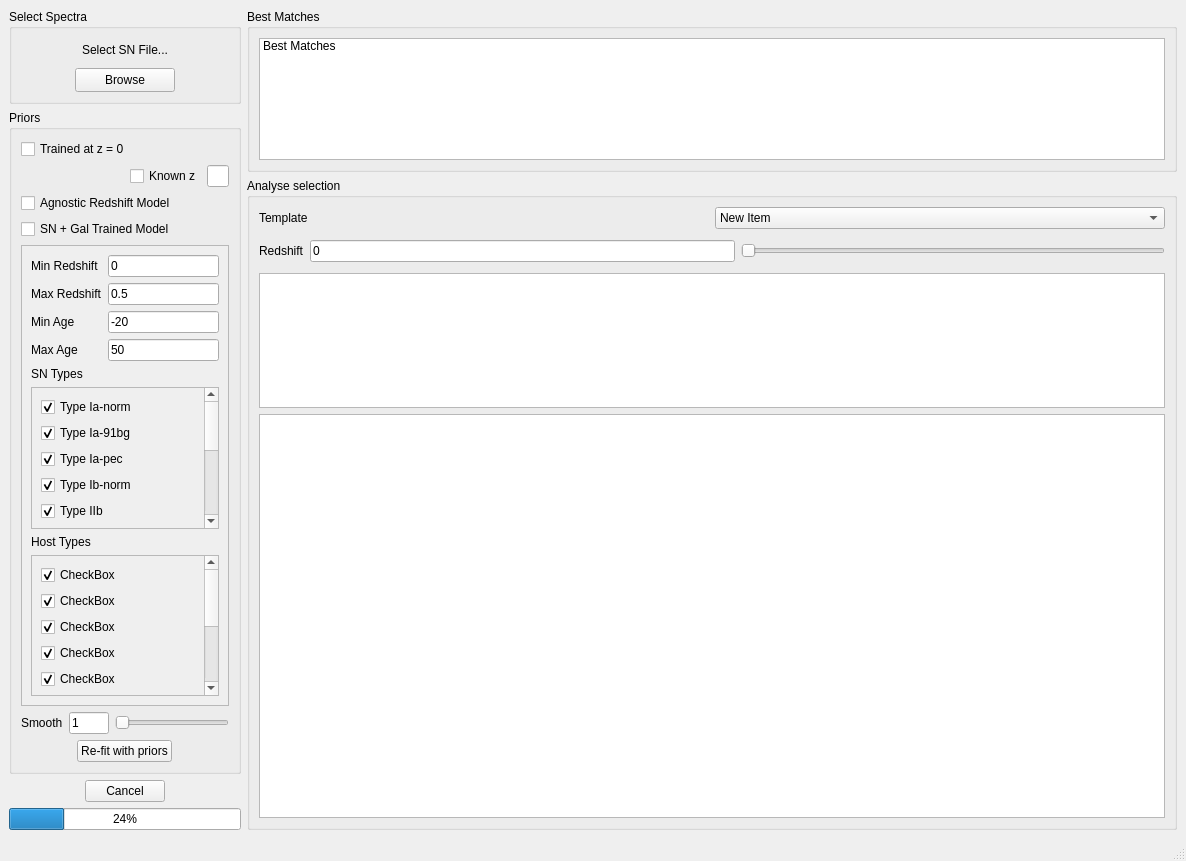
<?xml version="1.0" encoding="UTF-8"?>
<ui version="4.0">
 <class>MainWindow</class>
 <widget class="QMainWindow" name="MainWindow">
  <property name="geometry">
   <rect>
    <x>0</x>
    <y>0</y>
    <width>1186</width>
    <height>861</height>
   </rect>
  </property>
  <property name="windowTitle">
   <string>MainWindow</string>
  </property>
  <widget class="QWidget" name="centralwidget">
   <layout class="QHBoxLayout" name="horizontalLayout_3" stretch="2,8">
    <item>
     <layout class="QVBoxLayout" name="verticalLayout" stretch="1,7,0,0">
      <property name="sizeConstraint">
       <enum>QLayout::SetMaximumSize</enum>
      </property>
      <property name="bottomMargin">
       <number>0</number>
      </property>
      <item>
       <widget class="QGroupBox" name="groupBox_2">
        <property name="title">
         <string>Select Spectra</string>
        </property>
        <layout class="QVBoxLayout" name="verticalLayout_7">
         <item alignment="Qt::AlignHCenter|Qt::AlignVCenter">
          <widget class="QLabel" name="lblInputFilename">
           <property name="maximumSize">
            <size>
             <width>200</width>
             <height>16777215</height>
            </size>
           </property>
           <property name="text">
            <string>Select SN File...</string>
           </property>
          </widget>
         </item>
         <item alignment="Qt::AlignHCenter">
          <widget class="QPushButton" name="btnBrowse">
           <property name="minimumSize">
            <size>
             <width>100</width>
             <height>0</height>
            </size>
           </property>
           <property name="maximumSize">
            <size>
             <width>100</width>
             <height>50</height>
            </size>
           </property>
           <property name="text">
            <string>Browse</string>
           </property>
          </widget>
         </item>
        </layout>
       </widget>
      </item>
      <item>
       <widget class="QGroupBox" name="groupBox">
        <property name="title">
         <string>Priors</string>
        </property>
        <layout class="QVBoxLayout" name="verticalLayout_6">
         <item>
          <widget class="QCheckBox" name="checkBoxZeroZTrained">
           <property name="text">
            <string>Trained at z = 0</string>
           </property>
           <property name="checked">
            <bool>false</bool>
           </property>
          </widget>
         </item>
         <item>
          <layout class="QHBoxLayout" name="horizontalLayout" stretch="0,0,0">
           <property name="bottomMargin">
            <number>0</number>
           </property>
           <item>
            <spacer name="horizontalSpacer">
             <property name="orientation">
              <enum>Qt::Horizontal</enum>
             </property>
             <property name="sizeHint" stdset="0">
              <size>
               <width>1000</width>
               <height>20</height>
              </size>
             </property>
            </spacer>
           </item>
           <item>
            <widget class="QCheckBox" name="checkBoxKnownZ">
             <property name="text">
              <string>Known z</string>
             </property>
            </widget>
           </item>
           <item>
            <widget class="QLineEdit" name="lineEditKnownZ"/>
           </item>
          </layout>
         </item>
         <item>
          <layout class="QHBoxLayout" name="horizontalLayout_2" stretch="0">
           <property name="topMargin">
            <number>0</number>
           </property>
           <item>
            <widget class="QCheckBox" name="checkBoxAgnosticZTrained">
             <property name="text">
              <string>Agnostic Redshift Model</string>
             </property>
             <property name="checkable">
              <bool>true</bool>
             </property>
             <property name="tristate">
              <bool>false</bool>
             </property>
            </widget>
           </item>
          </layout>
         </item>
         <item>
          <widget class="QCheckBox" name="checkBoxGalTrained">
           <property name="text">
            <string>SN + Gal Trained Model</string>
           </property>
          </widget>
         </item>
         <item>
          <widget class="QScrollArea" name="scrollArea_3">
           <property name="widgetResizable">
            <bool>true</bool>
           </property>
           <widget class="QWidget" name="scrollAreaWidgetContents_9">
            <property name="geometry">
             <rect>
              <x>0</x>
              <y>0</y>
              <width>202</width>
              <height>404</height>
             </rect>
            </property>
            <layout class="QVBoxLayout" name="verticalLayout_5">
             <item>
              <layout class="QGridLayout" name="gridLayout_3">
               <item row="3" column="1">
                <widget class="QLineEdit" name="lineEdit_5">
                 <property name="text">
                  <string>50</string>
                 </property>
                </widget>
               </item>
               <item row="3" column="0">
                <widget class="QLabel" name="label_6">
                 <property name="text">
                  <string>Max Age</string>
                 </property>
                </widget>
               </item>
               <item row="2" column="0">
                <widget class="QLabel" name="label_5">
                 <property name="text">
                  <string>Min Age</string>
                 </property>
                </widget>
               </item>
               <item row="1" column="0">
                <widget class="QLabel" name="label_2">
                 <property name="text">
                  <string>Max Redshift</string>
                 </property>
                </widget>
               </item>
               <item row="2" column="1">
                <widget class="QLineEdit" name="lineEdit_4">
                 <property name="text">
                  <string>-20</string>
                 </property>
                </widget>
               </item>
               <item row="1" column="1">
                <widget class="QLineEdit" name="lineEditMaxZ">
                 <property name="text">
                  <string>0.5</string>
                 </property>
                </widget>
               </item>
               <item row="0" column="0">
                <widget class="QLabel" name="label">
                 <property name="text">
                  <string>Min Redshift</string>
                 </property>
                </widget>
               </item>
               <item row="0" column="1">
                <widget class="QLineEdit" name="lineEditMinZ">
                 <property name="text">
                  <string>0</string>
                 </property>
                </widget>
               </item>
              </layout>
             </item>
             <item>
              <layout class="QVBoxLayout" name="verticalLayout_10" stretch="0,1,0,1">
               <item>
                <widget class="QLabel" name="label_7">
                 <property name="text">
                  <string>SN Types</string>
                 </property>
                </widget>
               </item>
               <item>
                <widget class="QScrollArea" name="scrollArea">
                 <property name="widgetResizable">
                  <bool>true</bool>
                 </property>
                 <widget class="QWidget" name="scrollAreaWidgetContents_6">
                  <property name="geometry">
                   <rect>
                    <x>0</x>
                    <y>0</y>
                    <width>164</width>
                    <height>348</height>
                   </rect>
                  </property>
                  <layout class="QVBoxLayout" name="verticalLayout_3">
                   <item>
                    <widget class="QCheckBox" name="checkBox_2">
                     <property name="text">
                      <string>Type Ia-norm</string>
                     </property>
                     <property name="checked">
                      <bool>true</bool>
                     </property>
                    </widget>
                   </item>
                   <item>
                    <widget class="QCheckBox" name="checkBox">
                     <property name="text">
                      <string>Type Ia-91bg</string>
                     </property>
                     <property name="checked">
                      <bool>true</bool>
                     </property>
                    </widget>
                   </item>
                   <item>
                    <widget class="QCheckBox" name="checkBox_9">
                     <property name="text">
                      <string>Type Ia-pec</string>
                     </property>
                     <property name="checked">
                      <bool>true</bool>
                     </property>
                    </widget>
                   </item>
                   <item>
                    <widget class="QCheckBox" name="checkBox_4">
                     <property name="text">
                      <string>Type Ib-norm</string>
                     </property>
                     <property name="checked">
                      <bool>true</bool>
                     </property>
                    </widget>
                   </item>
                   <item>
                    <widget class="QCheckBox" name="checkBox_3">
                     <property name="text">
                      <string>Type IIb</string>
                     </property>
                     <property name="checked">
                      <bool>true</bool>
                     </property>
                    </widget>
                   </item>
                   <item>
                    <widget class="QCheckBox" name="checkBox_10">
                     <property name="text">
                      <string>CheckBox</string>
                     </property>
                     <property name="checked">
                      <bool>true</bool>
                     </property>
                    </widget>
                   </item>
                   <item>
                    <widget class="QCheckBox" name="checkBox_8">
                     <property name="text">
                      <string>CheckBox</string>
                     </property>
                     <property name="checked">
                      <bool>true</bool>
                     </property>
                    </widget>
                   </item>
                   <item>
                    <widget class="QCheckBox" name="checkBox_12">
                     <property name="text">
                      <string>CheckBox</string>
                     </property>
                     <property name="checked">
                      <bool>true</bool>
                     </property>
                     <property name="autoRepeat">
                      <bool>false</bool>
                     </property>
                     <property name="autoExclusive">
                      <bool>false</bool>
                     </property>
                    </widget>
                   </item>
                   <item>
                    <widget class="QCheckBox" name="checkBox_6">
                     <property name="text">
                      <string>CheckBox</string>
                     </property>
                     <property name="checked">
                      <bool>true</bool>
                     </property>
                    </widget>
                   </item>
                   <item>
                    <widget class="QCheckBox" name="checkBox_13">
                     <property name="text">
                      <string>CheckBox</string>
                     </property>
                     <property name="checked">
                      <bool>true</bool>
                     </property>
                    </widget>
                   </item>
                   <item>
                    <widget class="QCheckBox" name="checkBox_5">
                     <property name="text">
                      <string>CheckBox</string>
                     </property>
                     <property name="checked">
                      <bool>true</bool>
                     </property>
                    </widget>
                   </item>
                   <item>
                    <widget class="QCheckBox" name="checkBox_11">
                     <property name="text">
                      <string>CheckBox</string>
                     </property>
                     <property name="checked">
                      <bool>true</bool>
                     </property>
                    </widget>
                   </item>
                  </layout>
                 </widget>
                </widget>
               </item>
               <item>
                <widget class="QLabel" name="label_8">
                 <property name="text">
                  <string>Host Types</string>
                 </property>
                </widget>
               </item>
               <item>
                <widget class="QScrollArea" name="scrollArea_2">
                 <property name="widgetResizable">
                  <bool>true</bool>
                 </property>
                 <widget class="QWidget" name="scrollAreaWidgetContents_8">
                  <property name="geometry">
                   <rect>
                    <x>0</x>
                    <y>0</y>
                    <width>164</width>
                    <height>292</height>
                   </rect>
                  </property>
                  <layout class="QVBoxLayout" name="verticalLayout_4">
                   <item>
                    <widget class="QCheckBox" name="checkBox_7">
                     <property name="text">
                      <string>CheckBox</string>
                     </property>
                     <property name="checked">
                      <bool>true</bool>
                     </property>
                    </widget>
                   </item>
                   <item>
                    <widget class="QCheckBox" name="checkBox_14">
                     <property name="text">
                      <string>CheckBox</string>
                     </property>
                     <property name="checked">
                      <bool>true</bool>
                     </property>
                    </widget>
                   </item>
                   <item>
                    <widget class="QCheckBox" name="checkBox_19">
                     <property name="text">
                      <string>CheckBox</string>
                     </property>
                     <property name="checked">
                      <bool>true</bool>
                     </property>
                    </widget>
                   </item>
                   <item>
                    <widget class="QCheckBox" name="checkBox_16">
                     <property name="text">
                      <string>CheckBox</string>
                     </property>
                     <property name="checked">
                      <bool>true</bool>
                     </property>
                    </widget>
                   </item>
                   <item>
                    <widget class="QCheckBox" name="checkBox_22">
                     <property name="text">
                      <string>CheckBox</string>
                     </property>
                     <property name="checked">
                      <bool>true</bool>
                     </property>
                    </widget>
                   </item>
                   <item>
                    <widget class="QCheckBox" name="checkBox_17">
                     <property name="text">
                      <string>CheckBox</string>
                     </property>
                     <property name="checked">
                      <bool>true</bool>
                     </property>
                    </widget>
                   </item>
                   <item>
                    <widget class="QCheckBox" name="checkBox_18">
                     <property name="text">
                      <string>CheckBox</string>
                     </property>
                     <property name="checked">
                      <bool>true</bool>
                     </property>
                    </widget>
                   </item>
                   <item>
                    <widget class="QCheckBox" name="checkBox_15">
                     <property name="text">
                      <string>CheckBox</string>
                     </property>
                     <property name="checked">
                      <bool>true</bool>
                     </property>
                    </widget>
                   </item>
                   <item>
                    <widget class="QCheckBox" name="checkBox_20">
                     <property name="text">
                      <string>CheckBox</string>
                     </property>
                     <property name="checked">
                      <bool>true</bool>
                     </property>
                    </widget>
                   </item>
                   <item>
                    <widget class="QCheckBox" name="checkBox_21">
                     <property name="text">
                      <string>CheckBox</string>
                     </property>
                     <property name="checked">
                      <bool>true</bool>
                     </property>
                    </widget>
                   </item>
                  </layout>
                  <zorder>checkBox_7</zorder>
                  <zorder>checkBox_14</zorder>
                  <zorder>checkBox_15</zorder>
                  <zorder>checkBox_16</zorder>
                  <zorder>checkBox_17</zorder>
                  <zorder>checkBox_18</zorder>
                  <zorder>checkBox_19</zorder>
                  <zorder>checkBox_20</zorder>
                  <zorder>checkBox_21</zorder>
                  <zorder>checkBox_22</zorder>
                 </widget>
                </widget>
               </item>
              </layout>
             </item>
            </layout>
           </widget>
          </widget>
         </item>
         <item>
          <layout class="QHBoxLayout" name="horizontalLayout_4">
           <property name="bottomMargin">
            <number>0</number>
           </property>
           <item>
            <widget class="QLabel" name="label_3">
             <property name="text">
              <string>Smooth</string>
             </property>
            </widget>
           </item>
           <item>
            <widget class="QLineEdit" name="lineEditSmooth">
             <property name="maximumSize">
              <size>
               <width>40</width>
               <height>16777215</height>
              </size>
             </property>
             <property name="text">
              <string>1</string>
             </property>
            </widget>
           </item>
           <item>
            <widget class="QSlider" name="horizontalSliderSmooth">
             <property name="maximum">
              <number>10</number>
             </property>
             <property name="orientation">
              <enum>Qt::Horizontal</enum>
             </property>
            </widget>
           </item>
          </layout>
         </item>
         <item alignment="Qt::AlignHCenter|Qt::AlignVCenter">
          <widget class="QPushButton" name="btnRefit">
           <property name="maximumSize">
            <size>
             <width>150</width>
             <height>16777215</height>
            </size>
           </property>
           <property name="text">
            <string>Re-fit with priors</string>
           </property>
          </widget>
         </item>
        </layout>
       </widget>
      </item>
      <item alignment="Qt::AlignHCenter">
       <widget class="QPushButton" name="btnCancel">
        <property name="minimumSize">
         <size>
          <width>0</width>
          <height>0</height>
         </size>
        </property>
        <property name="maximumSize">
         <size>
          <width>100</width>
          <height>16777215</height>
         </size>
        </property>
        <property name="text">
         <string>Cancel</string>
        </property>
       </widget>
      </item>
      <item>
       <widget class="QProgressBar" name="progressBar">
        <property name="value">
         <number>24</number>
        </property>
       </widget>
      </item>
     </layout>
    </item>
    <item>
     <layout class="QVBoxLayout" name="verticalLayout_2" stretch="1,4">
      <property name="sizeConstraint">
       <enum>QLayout::SetDefaultConstraint</enum>
      </property>
      <property name="rightMargin">
       <number>0</number>
      </property>
      <item>
       <widget class="QGroupBox" name="groupBox_3">
        <property name="title">
         <string>Best Matches</string>
        </property>
        <layout class="QVBoxLayout" name="verticalLayout_8">
         <item>
          <widget class="QListWidget" name="listWidget">
           <item>
            <property name="text">
             <string>Best Matches</string>
            </property>
           </item>
          </widget>
         </item>
        </layout>
       </widget>
      </item>
      <item>
       <widget class="QGroupBox" name="groupBox_4">
        <property name="title">
         <string>Analyse selection</string>
        </property>
        <layout class="QVBoxLayout" name="verticalLayout_9" stretch="0,0,1,3">
         <item>
          <layout class="QHBoxLayout" name="horizontalLayout_9">
           <property name="bottomMargin">
            <number>5</number>
           </property>
           <item>
            <widget class="QLabel" name="label_9">
             <property name="text">
              <string>Template</string>
             </property>
            </widget>
           </item>
           <item>
            <widget class="QComboBox" name="comboBox">
             <item>
              <property name="text">
               <string>New Item</string>
              </property>
             </item>
             <item>
              <property name="text">
               <string>wd</string>
              </property>
             </item>
             <item>
              <property name="text">
               <string>dw</string>
              </property>
             </item>
             <item>
              <property name="text">
               <string>New Item</string>
              </property>
             </item>
             <item>
              <property name="text">
               <string>New Item</string>
              </property>
             </item>
             <item>
              <property name="text">
               <string>qd</string>
              </property>
             </item>
             <item>
              <property name="text">
               <string>New Item</string>
              </property>
             </item>
            </widget>
           </item>
          </layout>
         </item>
         <item>
          <layout class="QHBoxLayout" name="horizontalLayout_10">
           <property name="bottomMargin">
            <number>5</number>
           </property>
           <item>
            <widget class="QLabel" name="label_4">
             <property name="text">
              <string>Redshift</string>
             </property>
            </widget>
           </item>
           <item>
            <widget class="QLineEdit" name="lineEditRedshift">
             <property name="text">
              <string>0</string>
             </property>
            </widget>
           </item>
           <item>
            <widget class="QSlider" name="horizontalSliderRedshift">
             <property name="maximum">
              <number>1000</number>
             </property>
             <property name="orientation">
              <enum>Qt::Horizontal</enum>
             </property>
            </widget>
           </item>
          </layout>
         </item>
         <item>
          <widget class="PlotWidget" name="graphicsView_2"/>
         </item>
         <item>
          <widget class="PlotWidget" name="graphicsView"/>
         </item>
        </layout>
       </widget>
      </item>
     </layout>
    </item>
   </layout>
  </widget>
  <widget class="QMenuBar" name="menubar">
   <property name="geometry">
    <rect>
     <x>0</x>
     <y>0</y>
     <width>1186</width>
     <height>25</height>
    </rect>
   </property>
  </widget>
  <widget class="QStatusBar" name="statusBar"/>
 </widget>
 <customwidgets>
  <customwidget>
   <class>PlotWidget</class>
   <extends>QGraphicsView</extends>
   <header>pyqtgraph</header>
  </customwidget>
 </customwidgets>
 <resources/>
 <connections/>
</ui>
